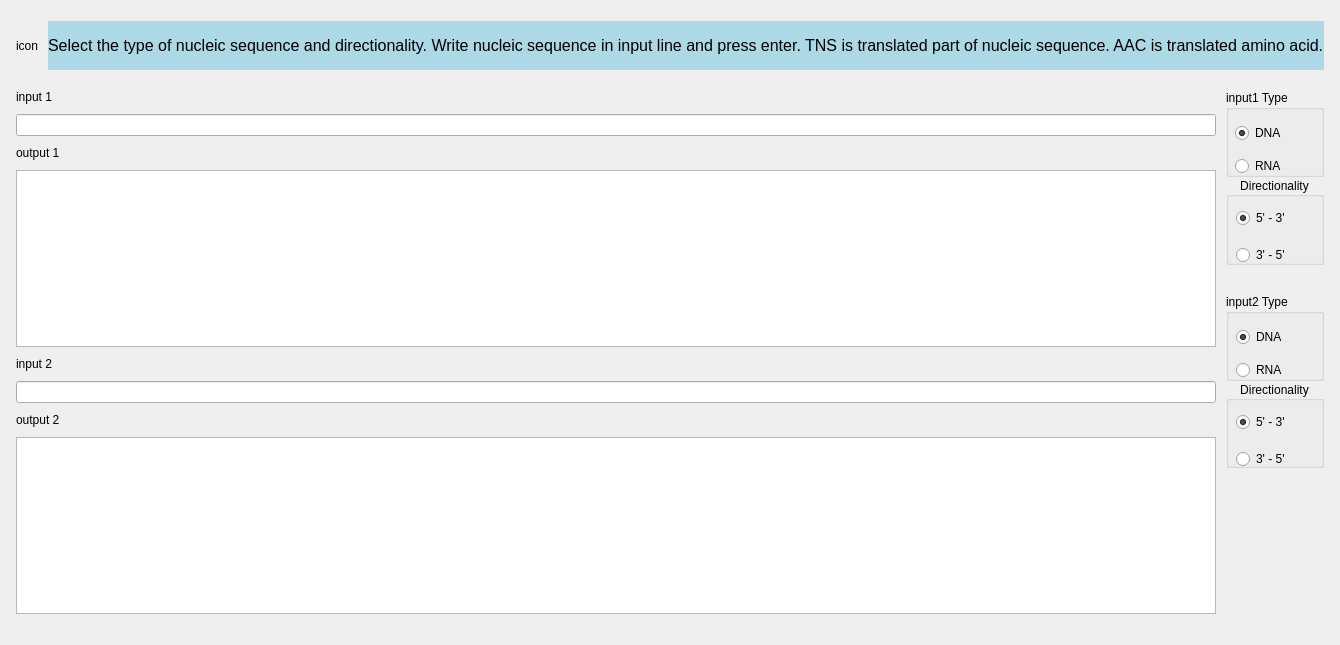
      <widget class="QWidget" name="analyzeCompareTab">
       <attribute name="title">
        <string>Nucleic Sequence Analyze</string>
       </attribute>
       <layout class="QGridLayout" name="gridLayout">
        <item row="0" column="0">
         <layout class="QVBoxLayout" name="verticalLayout_1" stretch="10,111">
          <property name="spacing">
           <number>10</number>
          </property>
          <property name="leftMargin">
           <number>5</number>
          </property>
          <property name="topMargin">
           <number>10</number>
          </property>
          <property name="rightMargin">
           <number>5</number>
          </property>
          <property name="bottomMargin">
           <number>10</number>
          </property>
          <item>
           <layout class="QHBoxLayout" name="horizontalLayout_5" stretch="10,195">
            <item>
             <widget class="QLabel" name="nsa_icon_label">
              <property name="minimumSize">
               <size>
                <width>0</width>
                <height>0</height>
               </size>
              </property>
              <property name="maximumSize">
               <size>
                <width>16777215</width>
                <height>16777215</height>
               </size>
              </property>
              <property name="text">
               <string>icon</string>
              </property>
             </widget>
            </item>
            <item>
             <widget class="QLabel" name="nsa_description_label">
              <property name="maximumSize">
               <size>
                <width>16777215</width>
                <height>100</height>
               </size>
              </property>
              <property name="font">
               <font>
                <pointsize>12</pointsize>
               </font>
              </property>
              <property name="styleSheet">
               <string notr="true">background-color: lightblue;</string>
              </property>
              <property name="text">
               <string>Select the type of nucleic sequence and directionality. Write nucleic sequence in input line and press enter. TNS is translated part of nucleic sequence. AAC is translated amino acid.</string>
              </property>
             </widget>
            </item>
           </layout>
          </item>
          <item>
           <layout class="QHBoxLayout" name="horizontalLayout_1">
            <item>
             <layout class="QVBoxLayout" name="verticalLayout_3">
              <property name="topMargin">
               <number>10</number>
              </property>
              <property name="bottomMargin">
               <number>10</number>
              </property>
              <item>
               <widget class="QLabel" name="nsa_input_label1">
                <property name="text">
                 <string>input 1</string>
                </property>
               </widget>
              </item>
              <item>
               <widget class="QLineEdit" name="nsa_input_lineEdit1"/>
              </item>
              <item>
               <widget class="QLabel" name="nsa_output_label_1">
                <property name="text">
                 <string>output 1</string>
                </property>
               </widget>
              </item>
              <item>
               <widget class="QTextBrowser" name="nsa_output1TextBrowser">
                <property name="font">
                 <font>
                  <pointsize>12</pointsize>
                 </font>
                </property>
                <property name="html">
                 <string>&lt;!DOCTYPE HTML PUBLIC &quot;-//W3C//DTD HTML 4.0//EN&quot; &quot;http://www.w3.org/TR/REC-html40/strict.dtd&quot;&gt;
&lt;html&gt;&lt;head&gt;&lt;meta name=&quot;qrichtext&quot; content=&quot;1&quot; /&gt;&lt;style type=&quot;text/css&quot;&gt;
p, li { white-space: pre-wrap; }
&lt;/style&gt;&lt;/head&gt;&lt;body style=&quot; font-family:'Gulim'; font-size:12pt; font-weight:400; font-style:normal;&quot;&gt;
&lt;p style=&quot;-qt-paragraph-type:empty; margin-top:0px; margin-bottom:0px; margin-left:0px; margin-right:0px; -qt-block-indent:0; text-indent:0px; font-size:9pt;&quot;&gt;&lt;br /&gt;&lt;/p&gt;&lt;/body&gt;&lt;/html&gt;</string>
                </property>
               </widget>
              </item>
              <item>
               <widget class="QLabel" name="nsa_input_label2">
                <property name="text">
                 <string>input 2</string>
                </property>
               </widget>
              </item>
              <item>
               <widget class="QLineEdit" name="nsa_input_lineEdit2"/>
              </item>
              <item>
               <widget class="QLabel" name="nsa_output_label_2">
                <property name="text">
                 <string>output 2</string>
                </property>
               </widget>
              </item>
              <item>
               <widget class="QTextBrowser" name="nsa_output2TextBrowser">
                <property name="font">
                 <font>
                  <pointsize>12</pointsize>
                 </font>
                </property>
                <property name="html">
                 <string>&lt;!DOCTYPE HTML PUBLIC &quot;-//W3C//DTD HTML 4.0//EN&quot; &quot;http://www.w3.org/TR/REC-html40/strict.dtd&quot;&gt;
&lt;html&gt;&lt;head&gt;&lt;meta name=&quot;qrichtext&quot; content=&quot;1&quot; /&gt;&lt;style type=&quot;text/css&quot;&gt;
p, li { white-space: pre-wrap; }
&lt;/style&gt;&lt;/head&gt;&lt;body style=&quot; font-family:'Gulim'; font-size:12pt; font-weight:400; font-style:normal;&quot;&gt;
&lt;p style=&quot;-qt-paragraph-type:empty; margin-top:0px; margin-bottom:0px; margin-left:0px; margin-right:0px; -qt-block-indent:0; text-indent:0px; font-size:9pt;&quot;&gt;&lt;br /&gt;&lt;/p&gt;&lt;/body&gt;&lt;/html&gt;</string>
                </property>
               </widget>
              </item>
             </layout>
            </item>
            <item>
             <layout class="QVBoxLayout" name="verticalLayout_2" stretch="3,3,1,3,3,5">
              <property name="spacing">
               <number>0</number>
              </property>
              <property name="topMargin">
               <number>10</number>
              </property>
              <property name="bottomMargin">
               <number>10</number>
              </property>
              <item>
               <widget class="QGroupBox" name="input1TypeGroupBox">
                <property name="maximumSize">
                 <size>
                  <width>16777215</width>
                  <height>16777215</height>
                 </size>
                </property>
                <property name="title">
                 <string>input1 Type</string>
                </property>
                <widget class="QWidget" name="verticalLayoutWidget_6">
                 <property name="geometry">
                  <rect>
                   <x>9</x>
                   <y>20</y>
                   <width>161</width>
                   <height>80</height>
                  </rect>
                 </property>
                 <layout class="QVBoxLayout" name="verticalLayout_13">
                  <property name="spacing">
                   <number>0</number>
                  </property>
                  <item>
                   <widget class="QRadioButton" name="nsa_input1DnaRadioButton">
                    <property name="text">
                     <string>DNA</string>
                    </property>
                    <property name="checked">
                     <bool>true</bool>
                    </property>
                   </widget>
                  </item>
                  <item>
                   <widget class="QRadioButton" name="nsa_input1RnaRadioButton">
                    <property name="text">
                     <string>RNA</string>
                    </property>
                   </widget>
                  </item>
                 </layout>
                </widget>
               </widget>
              </item>
              <item>
               <widget class="QGroupBox" name="input1OrderGroupBox">
                <property name="title">
                 <string>Directionality</string>
                </property>
                <property name="alignment">
                 <set>Qt::AlignCenter</set>
                </property>
                <widget class="QWidget" name="verticalLayoutWidget">
                 <property name="geometry">
                  <rect>
                   <x>10</x>
                   <y>20</y>
                   <width>121</width>
                   <height>80</height>
                  </rect>
                 </property>
                 <layout class="QVBoxLayout" name="verticalLayout">
                  <item>
                   <widget class="QRadioButton" name="nsa_input1_5_3RadioButton">
                    <property name="text">
                     <string>5' - 3'</string>
                    </property>
                    <property name="checked">
                     <bool>true</bool>
                    </property>
                   </widget>
                  </item>
                  <item>
                   <widget class="QRadioButton" name="nsa_input1_3_5RadioButton">
                    <property name="text">
                     <string>3' - 5'</string>
                    </property>
                   </widget>
                  </item>
                 </layout>
                </widget>
               </widget>
              </item>
              <item>
               <widget class="QLabel" name="blank_label1">
                <property name="text">
                 <string/>
                </property>
               </widget>
              </item>
              <item>
               <widget class="QGroupBox" name="input2TypeGroupBox">
                <property name="maximumSize">
                 <size>
                  <width>16777215</width>
                  <height>16777215</height>
                 </size>
                </property>
                <property name="title">
                 <string>input2 Type</string>
                </property>
                <widget class="QWidget" name="verticalLayoutWidget_7">
                 <property name="geometry">
                  <rect>
                   <x>10</x>
                   <y>20</y>
                   <width>160</width>
                   <height>80</height>
                  </rect>
                 </property>
                 <layout class="QVBoxLayout" name="verticalLayout_14">
                  <property name="spacing">
                   <number>0</number>
                  </property>
                  <item>
                   <widget class="QRadioButton" name="nsa_input2DnaRadioButton">
                    <property name="text">
                     <string>DNA</string>
                    </property>
                    <property name="checked">
                     <bool>true</bool>
                    </property>
                   </widget>
                  </item>
                  <item>
                   <widget class="QRadioButton" name="nsa_input2RnaRadioButton">
                    <property name="text">
                     <string>RNA</string>
                    </property>
                   </widget>
                  </item>
                 </layout>
                </widget>
               </widget>
              </item>
              <item>
               <widget class="QGroupBox" name="input2OrderGroupBox">
                <property name="title">
                 <string>Directionality</string>
                </property>
                <property name="alignment">
                 <set>Qt::AlignCenter</set>
                </property>
                <widget class="QWidget" name="verticalLayoutWidget_2">
                 <property name="geometry">
                  <rect>
                   <x>10</x>
                   <y>20</y>
                   <width>121</width>
                   <height>80</height>
                  </rect>
                 </property>
                 <layout class="QVBoxLayout" name="verticalLayout_5">
                  <item>
                   <widget class="QRadioButton" name="nsa_input2_5_3RadioButton">
                    <property name="text">
                     <string>5' - 3'</string>
                    </property>
                    <property name="checked">
                     <bool>true</bool>
                    </property>
                   </widget>
                  </item>
                  <item>
                   <widget class="QRadioButton" name="nsa_input2_3_5RadioButton">
                    <property name="text">
                     <string>3' - 5'</string>
                    </property>
                   </widget>
                  </item>
                 </layout>
                </widget>
               </widget>
              </item>
              <item>
               <widget class="QLabel" name="blank_label2">
                <property name="text">
                 <string/>
                </property>
               </widget>
              </item>
             </layout>
            </item>
           </layout>
          </item>
         </layout>
        </item>
       </layout>
      </widget>
